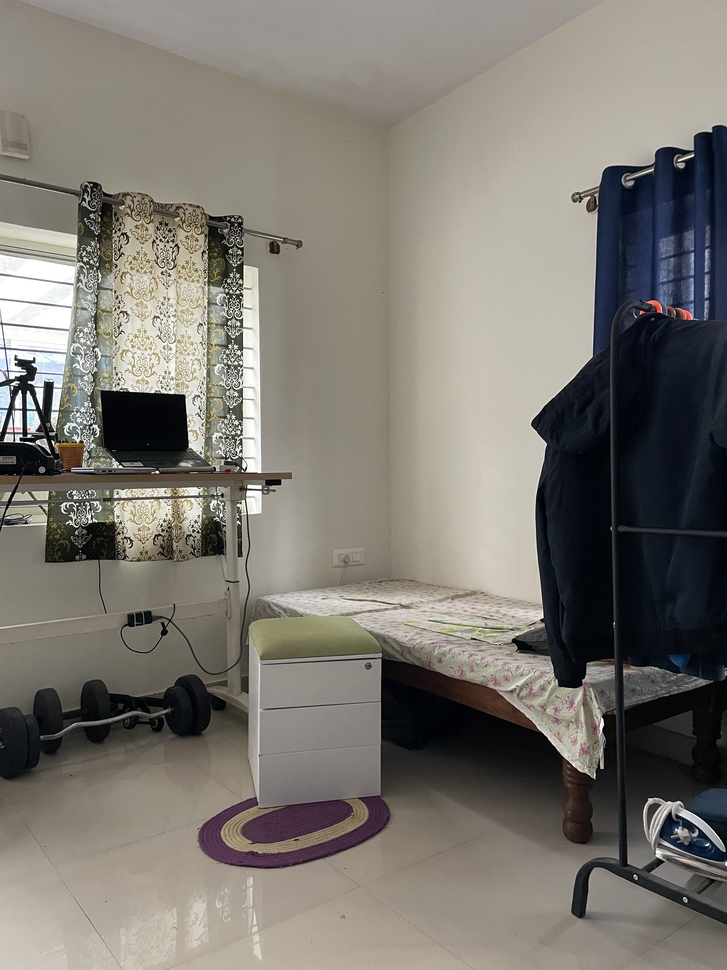
#> input picture SECOND_SEM/Computer Vision (Electives)/assignment/assignment_5/images/image_stiching/IMG_7819.JPG, 727 x 970 px, shrunk from 3024 x 4032 before the run
$ python Image_Stitching.py
#> lines starting #> are read from the running program, lines starting #| are printed output that depends on the picture
import cv2
import numpy as np
import matplotlib.pyplot as plt
from random import randrange

#Input image and then convert from RGB to Gray
image1 = cv2.imread('images/image_stiching/IMG_7819.JPG')
#> image1 is the input picture: shape (970, 727, 3); mean B, G, R 112.4, 119.6, 123.6
image1_gray = cv2.cvtColor(image1,cv2.COLOR_BGR2GRAY)

image2 = cv2.imread('images/image_stiching/IMG_7820.JPG')
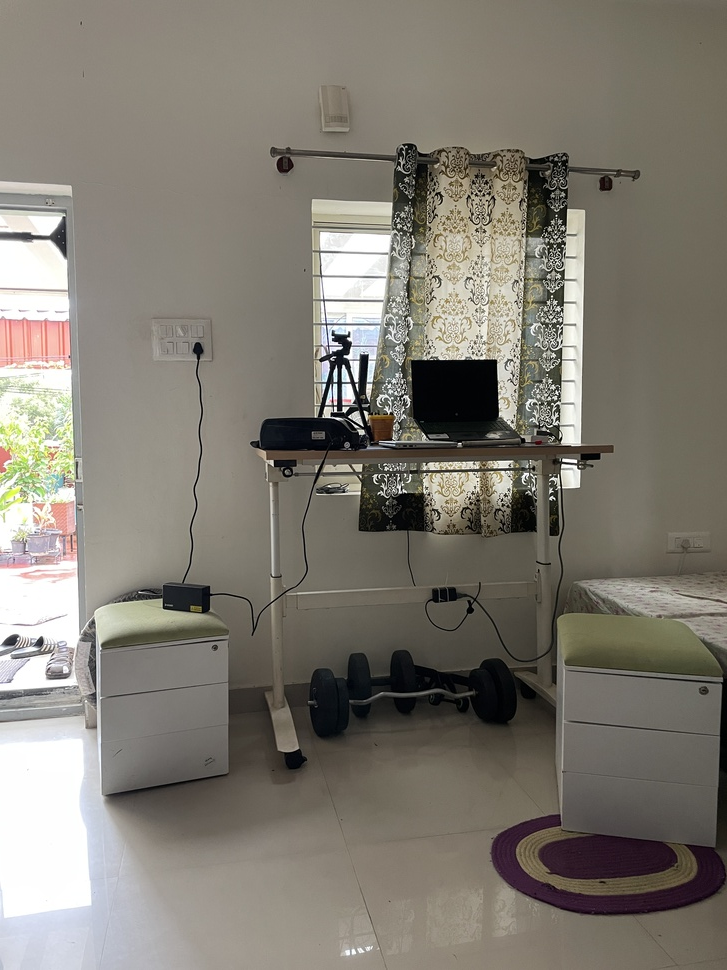
#> input picture SECOND_SEM/Computer Vision (Electives)/assignment/assignment_5/images/image_stiching/IMG_7820.JPG, 727 x 970 px, shrunk from 3024 x 4032 before the run
#> image2 is the input picture: shape (970, 727, 3); mean B, G, R 114.1, 123.5, 128.4
image2_gray = cv2.cvtColor(image2,cv2.COLOR_BGR2GRAY)
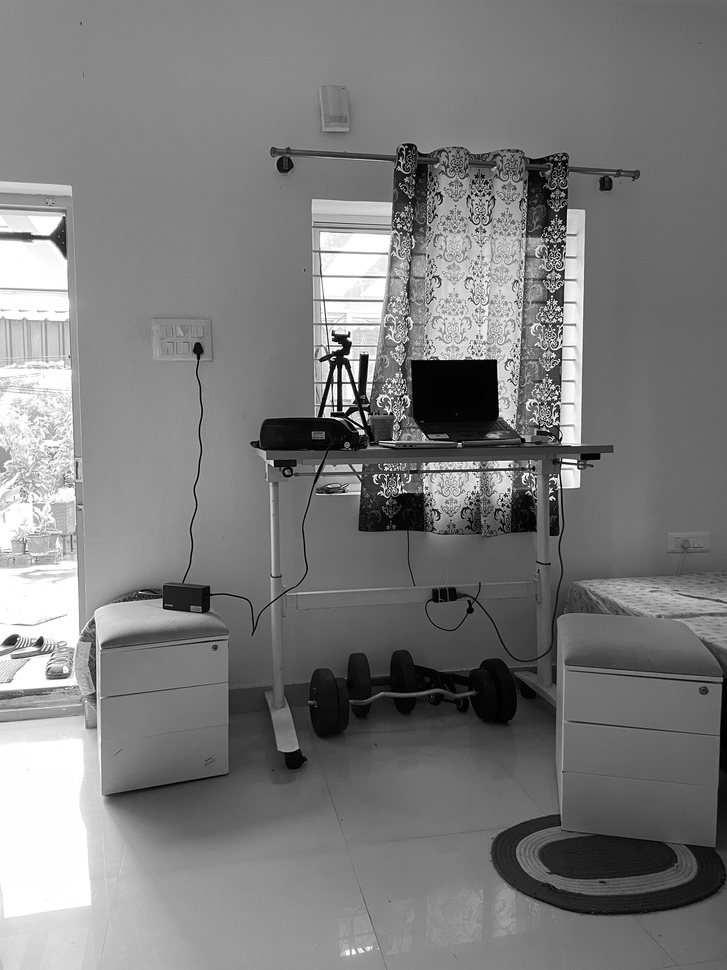
#> image2_gray: shape (970, 727); min 0, max 255, mean 123.9

sift = cv2.SIFT_create()

#This step computes the sift keypoints and descriptors
keypoint1, descriptor1 = sift.detectAndCompute(image1_gray,None)
#> keypoint1 = 1882 keypoints; strongest (x, y, size): (29, 436, 2.3), (29, 382, 1.9), (48, 387, 7.5), (120, 467, 2)
keypoint2, descriptor2 = sift.detectAndCompute(image2_gray,None)
#> keypoint2 = 1987 keypoints; strongest (x, y, size): (357, 385, 1.9), (343, 366, 2.1), (365, 413, 2.7), (337, 419, 2.2)
cv2.imshow('orig_img_lft_keypnts',cv2.drawKeypoints(image1,keypoint1,None))
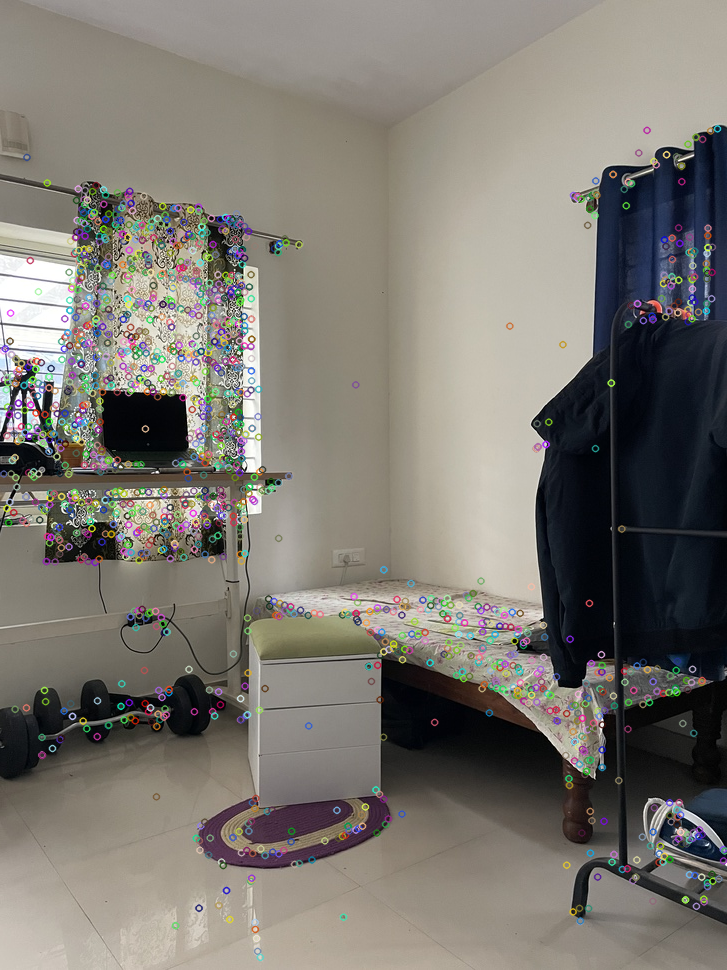
#> window 'orig_img_lft_keypnts': shape (970, 727, 3); mean B, G, R 112.9, 119.8, 123.6
cv2.imwrite('output/orig_img_lft_keypnts.jpg',cv2.drawKeypoints(image1,keypoint1,None))
cv2.imshow('orig_img_rght_keypnts',cv2.drawKeypoints(image2,keypoint2,None))
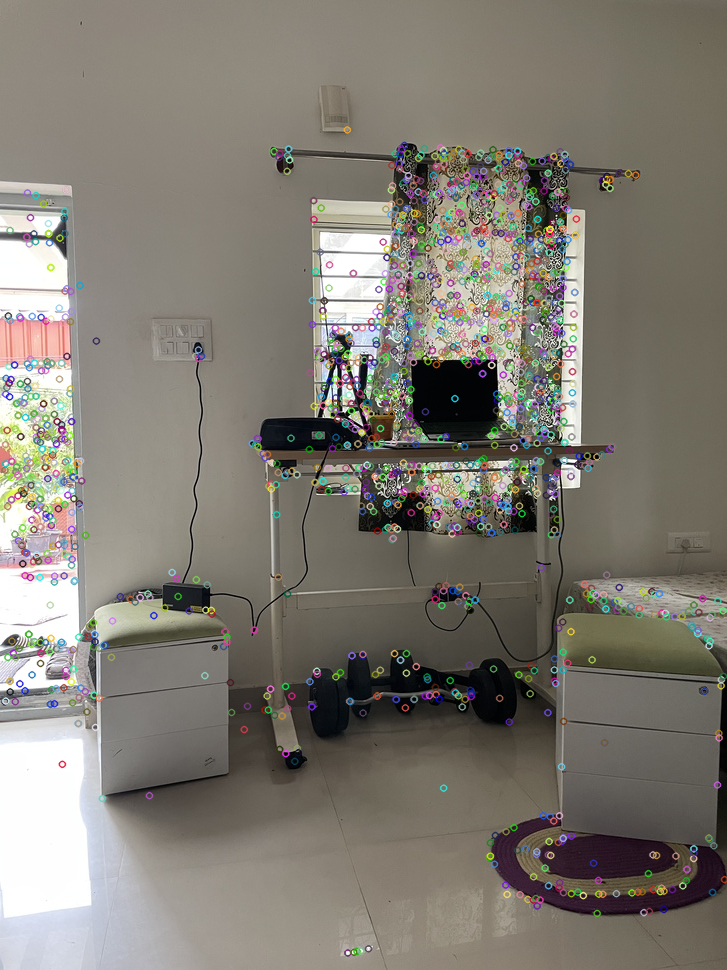
#> window 'orig_img_rght_keypnts': shape (970, 727, 3); mean B, G, R 114.6, 123.6, 128
cv2.imwrite('output/orig_img_rght_keypnts.jpg',cv2.drawKeypoints(image2,keypoint1,None))
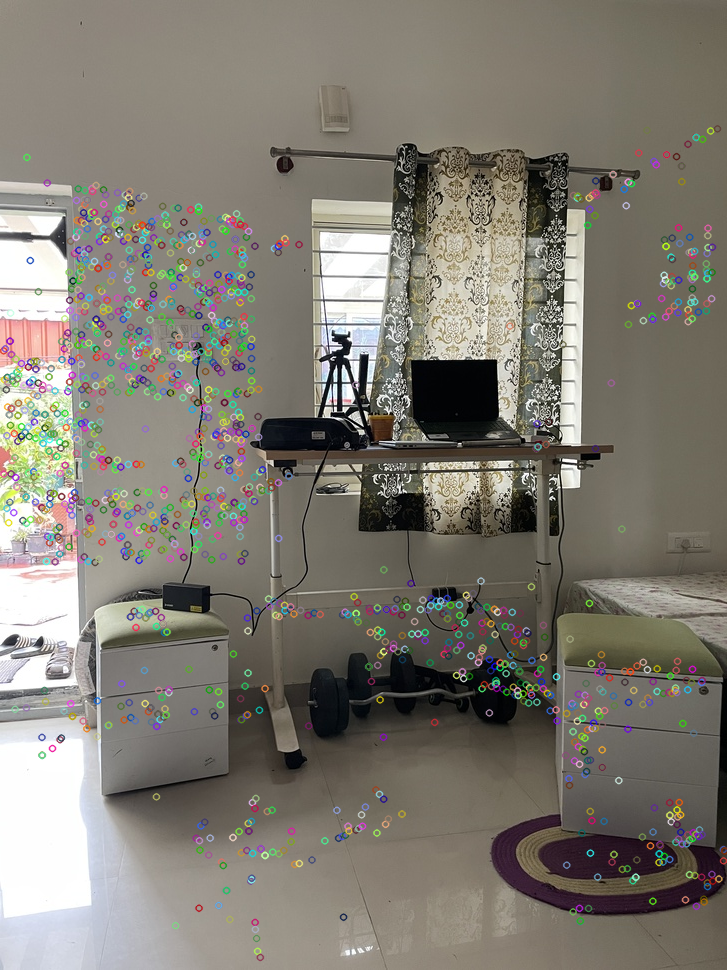
#> saved as orig_img_rght_keypnts.jpg: shape (970, 727, 3); mean B, G, R 114.5, 123.7, 128.1

#The FLANN method matches the features which are more similar.
FLANN_INDEX_KDTREE = 0
index_params = dict(algorithm = FLANN_INDEX_KDTREE, trees = 5)
search_params = dict(checks=1000)
flann = cv2.FlannBasedMatcher(index_params,search_params)
matched_features = flann.knnMatch(descriptor1,descriptor2,k=2)
#> matched_features = 1882 matches

#This step filters through all the matches to obtain the best ones.
ratio_pass = []
for f in matched_features:
	if f[0].distance < 0.25*f[1].distance:
		ratio_pass.append(f)
		matched_features = np.asarray(ratio_pass)
#> after the loop, ratio_pass = 16 matches

#This step will run RANSAC to estimate homography and performs image alignment.
if len(matched_features[:,0]) >= 2:
	init = np.float32([ keypoint1[f.queryIdx].pt for f in matched_features[:,0] ]).reshape(-1,1,2)
#> init = 16 rows, first 8: [87.5, 533.9], [93.56, 347.4], [93.81, 433.3], [97.72, 268], [127.3, 544.6], [130.1, 616.4], [148.4, 528.8], [164, 632.2]
	goal = np.float32([ keypoint2[f.trainIdx].pt for f in matched_features[:,0] ]).reshape(-1,1,2)
#> goal = 16 rows, first 8: [397.5, 504.3], [405.7, 316.6], [404.7, 404.1], [411.1, 233.4], [435, 516.8], [434.6, 591.4], [456.1, 501.5], [470, 610.1]
	H, _ = cv2.findHomography(init, goal, cv2.RANSAC, 9.0)
#> H = [[0.735, -0.0046, 325.3], [-0.204, 0.997, -22.03], [-0.000479, 3.39e-05, 1]]
else:
	print("Not able to find enough kpnts")

#This step performs the wrap to align for stitching.
final = cv2.warpPerspective(image1,H,(image2.shape[1] + image1.shape[1], image2.shape[0]))
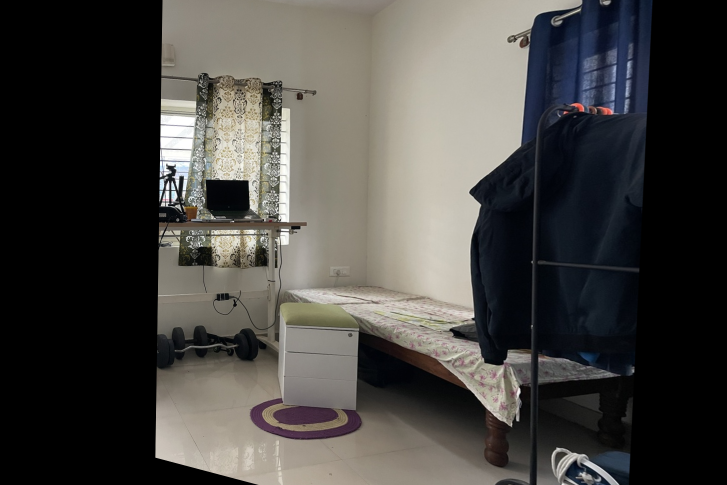
#> final: shape (970, 1454, 3) (shown at 1/2 size); mean B, G, R 66.4, 69.6, 71.3
plt.show()
plt.figure()
final[0:image2.shape[0], 0:image2.shape[1]] = image2
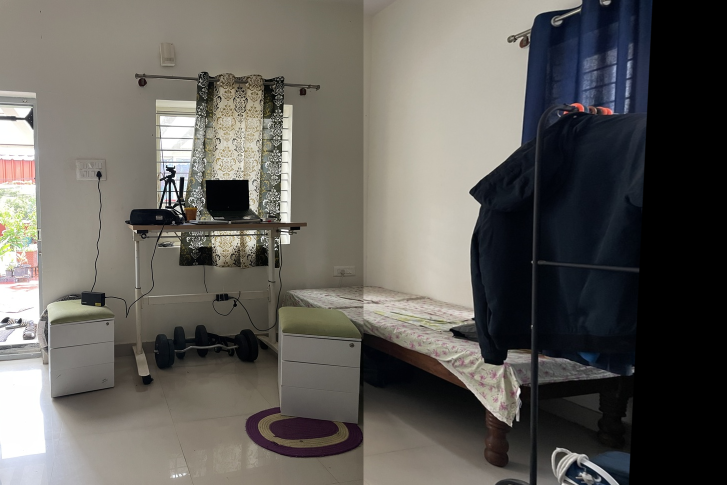
#> final: shape (970, 1454, 3) (shown at 1/2 size); mean B, G, R 90.4, 95.4, 98.1
cv2.imwrite('output/Stitched_Image.jpg',final)
plt.imshow(final)
plt.show()
